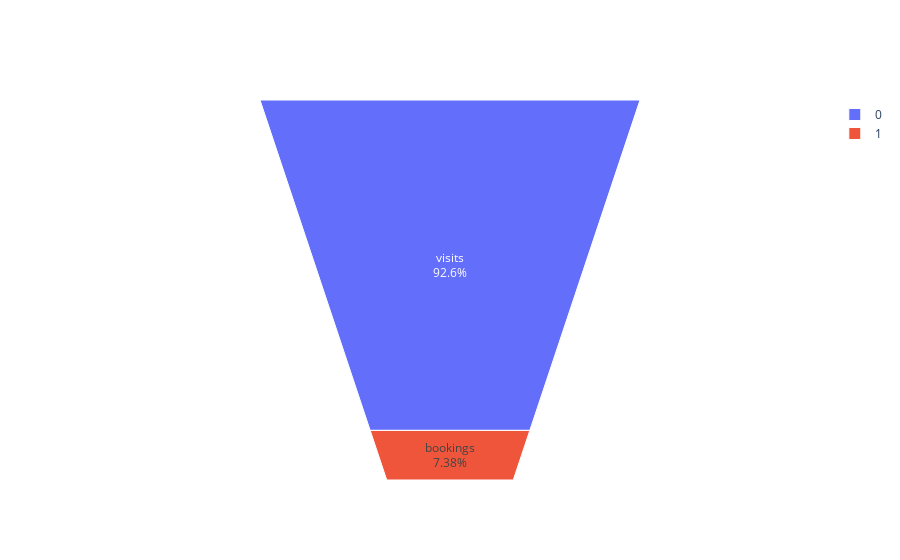

The notebook cell saved with this chart:
### Code cell
fig = go.Figure()

fig = go.Figure(go.Funnelarea(
    text = funnel_data2['stage'],
    values = funnel_data2['value'],
    # marker = {"colors": ["deepskyblue", "lightsalmon"]}
))

fig.show()

### Figure 1 — Plotly figure (JSON) as saved in the notebook; plotly's stock layout.template omitted (floating-point values rounded to 4 significant figures)
{"data": [{"text": ["visits", "bookings"], "type": "funnelarea", "values": [37670293, 3000693]}], "layout": {}}
